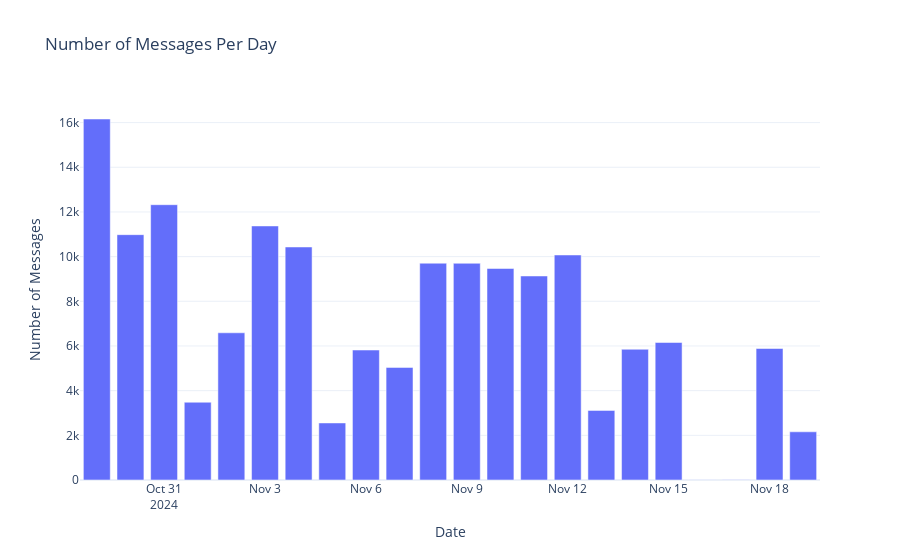

Here is the notebook cell this chart was saved with:
### Code cell
# Extract the date part and group messages by day
daily_messages = df.groupby(df['timestamp'].dt.date).size().reset_index(name='message_count')

# Rename columns for clarity
daily_messages.columns = ['date', 'message_count']

# Plot a bar chart with messages per day
fig_daily_barchart = px.bar(
    daily_messages,
    x='date',
    y='message_count',
    title='Number of Messages Per Day',
    labels={'date': 'Date', 'message_count': 'Number of Messages'},
    template='plotly_white'
)

# Show the bar chart
fig_daily_barchart.show()

### Figure 1 — Plotly figure (JSON) as saved in the notebook; plotly's stock layout.template omitted (floating-point values rounded to 4 significant figures)
{"data": [{"alignmentgroup": "True", "hovertemplate": "Date=%{x}<br>Number of Messages=%{y}<extra></extra>", "legendgroup": "", "marker": {"color": "#636efa", "pattern": {"shape": ""}}, "name": "", "offsetgroup": "", "orientation": "v", "showlegend": false, "textposition": "auto", "type": "bar", "x": ["2024-10-29", "2024-10-30", "2024-10-31", "2024-11-01", "2024-11-02", "2024-11-03", "2024-11-04", "2024-11-05", "2024-11-06", "2024-11-07", "2024-11-08", "2024-11-09", "2024-11-10", "2024-11-11", "2024-11-12", "2024-11-13", "2024-11-14", "2024-11-15", "2024-11-16", "2024-11-17", "2024-11-18", "2024-11-19"], "xaxis": "x", "y": [16161, 10983, 12325, 3482, 6590, 11373, 10432, 2554, 5818, 5041, 9706, 9702, 9469, 9134, 10074, 3116, 5853, 6156, 7, 12, 5887, 2158], "yaxis": "y"}], "layout": {"barmode": "relative", "legend": {"tracegroupgap": 0}, "title": {"text": "Number of Messages Per Day"}, "xaxis": {"anchor": "y", "domain": [0, 1], "title": {"text": "Date"}}, "yaxis": {"anchor": "x", "domain": [0, 1], "title": {"text": "Number of Messages"}}}}
